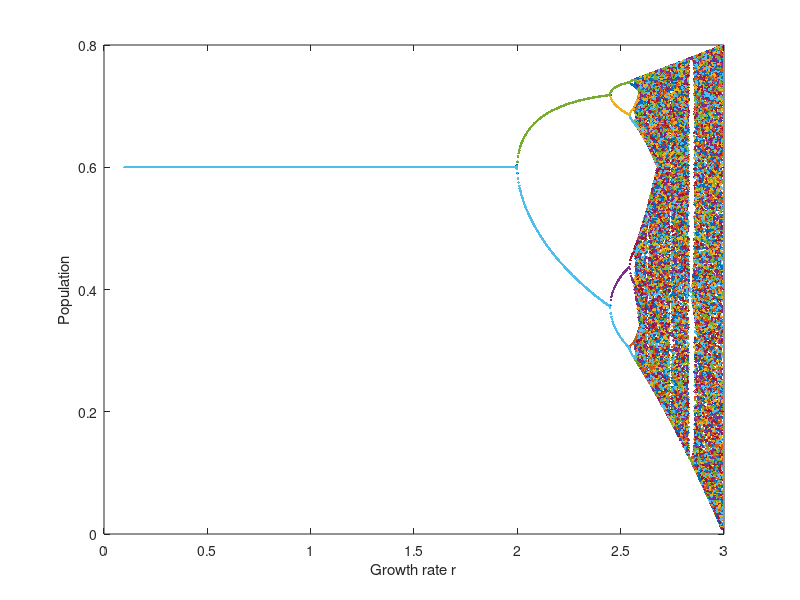

The MATLAB source for this figure:
% MCSB Bootcamp
% VStudent - Project 3.1 Discrete logistic

% simulation parameters
ntMax = 1000;
nParam = 1000;

% model parameters to sweep through
rArray = linspace(0.1,2.99,nParam);

% data collection
xSS = zeros(nParam,300);

% loop through parameters
for iParam=1:nParam
    
    % model parameters
    r = rArray(iParam);
    K = 0.6;
   
    x = zeros(1,ntMax);
    
    % initial condition
    x(1) = 0.5;
    
    % loop through time
    for nt=1:ntMax
        x(nt+1) = x(nt) + r*(1-x(nt)/K)*x(nt);
    end
    
    %% data analysis and collection
    if 0
        figure(1); clf; hold on; box on;
        plot(x, '-ok');
        xlabel('Time');
        ylabel('Population');
    end % finished plotting time series
    
    
    xSS(iParam,:) = x((end-size(xSS,2)+1):end);
    
end % finished loop through parameters

save('xSS.mat', 'xSS');


%% analysis

load('xSS.mat', 'xSS');

% plot parameter-sweep diagram
figure(2); clf; hold on; box on;
plot(rArray,xSS, '.');
ylabel('Population');
xlabel('Growth rate r')